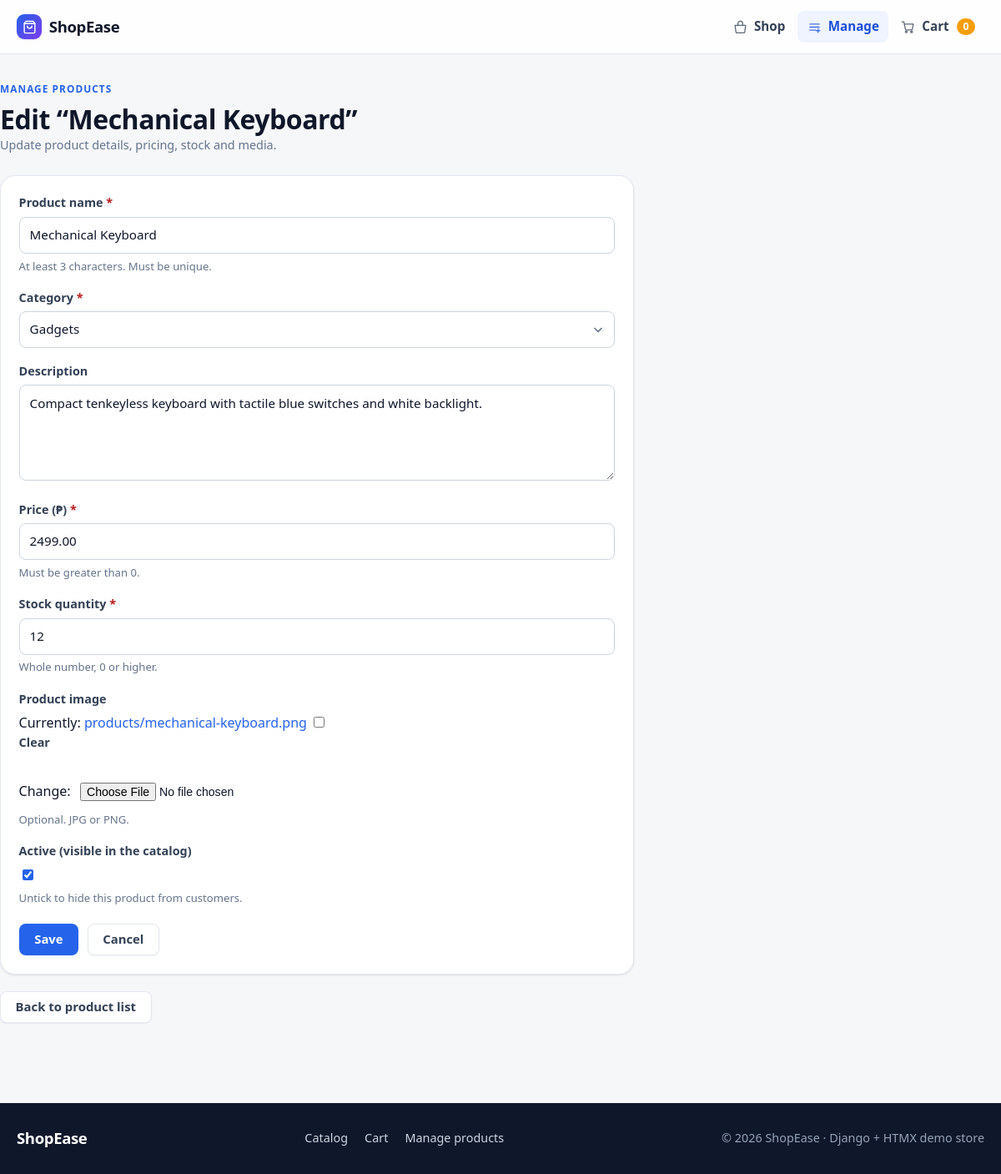
The page /manage/products/2/edit/ on the database its author committed.
### store/models.py (models this page shows, shortened)
class Product(models.Model):
    name = models.CharField(max_length=120)
    category = models.ForeignKey(Category, on_delete=models.PROTECT, related_name="products")
    description = models.TextField(blank=True)
    price = models.DecimalField(max_digits=10, decimal_places=2)
    stock = models.IntegerField(default=0)
    image = models.ImageField(upload_to="products/", blank=True, null=True)
    is_active = models.BooleanField(default=True)
    date_created = models.DateTimeField(auto_now_add=True)
    class Meta:
        ordering = ["-date_created"]

### store/views.py (the view)
# urls.py: path("manage/products/<int:pk>/edit/", views.product_form, name="product_edit"),
def product_form(request, pk=None):
    product = None
    if pk is not None:
        product = Product.objects.filter(pk=pk).first()
        if product is None:
            return not_found(request, "That product no longer exists.")
    if request.method == "POST":
        form = ProductForm(request.POST, request.FILES, instance=product)
        if form.is_valid():
            saved = form.save()
            verb = "updated" if product else "created"
            messages.success(request, f"“{saved.name}” was {verb} successfully.")
            return hx_redirect(request, reverse("product_manage"))
    else:
        form = ProductForm(instance=product)
    context = {"form": form, "product": product}
    if is_htmx(request) and request.method == "POST":
        return render(request, "partials/_product_form.html", context)
    return render(request, "product_form.html", context)

### store/forms.py (shortened to what this page needs)
class ProductForm(forms.ModelForm):
    class Meta:
        model = Product
        fields = ["name", "category", "description", "price", "stock", "image", "is_active"]
        labels = {
            "name": "Product name",
            "price": "Price (₱)",
            "stock": "Stock quantity",
            "image": "Product image",
            "is_active": "Active (visible in the catalog)",
        }
        help_texts = {
            "name": "At least 3 characters. Must be unique.",
            "price": "Must be greater than 0.",
            "stock": "Whole number, 0 or higher.",
            "image": "Optional. JPG or PNG.",
            "is_active": "Untick to hide this product from customers.",
        }
        widgets = {
            "name": forms.TextInput(attrs={"placeholder": "e.g. Wireless Mouse"}),
            "description": forms.Textarea(attrs={"rows": 4, "placeholder": "Short product description"}),
            "price": forms.NumberInput(attrs={"step": "0.01", "min": "0.01", "placeholder": "0.00"}),
            "stock": forms.NumberInput(attrs={"min": "0"}),
        }

### store/context_processors.py (called while the page is built)
def cart_count(request):
    cart = request.session.get("cart", {})
    return {"cart_count": sum(cart.values())}

### store/models.py (called while the page is built)
    def __str__(self):
        return self.name

### store/views.py (called while the page is built)
def is_htmx(request):
    return (request.headers.get("HX-Request") == "true"
            and request.headers.get("HX-History-Restore-Request") != "true")

### templates/product_form.html (shortened to what this page needs)
{% extends "base.html" %}
{% block content %}
<div class="page-head">
  <div>
    <span class="eyebrow">Manage products</span>
    <h1>{% if product %}Edit “{{ product.name }}”{% else %}Add Product{% endif %}</h1>
    <p class="muted">{% if product %}Update product details, pricing, stock and media.{% else %}Create a new product to display in the catalog.{% endif %}</p>
  </div>
</div>
<div class="container-narrow">
  {% include "partials/_product_form.html" %}
</div>
<p class="actions"><a class="btn btn-light" href="{% url 'product_manage' %}">Back to product list</a></p>
{% endblock %}

### templates/partials/_form_field.html (shortened to what this page needs)
<div class="field{% if field.errors %} has-error{% endif %}">
  <label for="{{ field.id_for_label }}">{{ field.label }}{% if field.field.required %} <span class="req" aria-hidden="true">*</span>{% endif %}</label>
  {{ field }}
  {% if field.help_text %}<small class="help">{{ field.help_text }}</small>{% endif %}
</div>

### static/css/style.css (style rules this page uses)
:root { --brand: #2563eb; --brand-dark: #1d4ed8; --brand-soft: #eff4ff; --brand-ring: rgb(37 99 235 / .18); --ink: #0f172a; --ink-2: #334155; --muted: #64748b; --line: #e2e8f0; --line-soft: #eef2f7; --bg: #f6f7f9; --card: #fff; --ok: #15803d; --ok-bg: #dcfce7; --ok-line: #86efac; --warn: #a16207; --warn-bg: #fef3c7; --warn-line: #fcd34d; --err: #b91c1c; --err-bg: #fee2e2; --err-line: #fca5a5; --info: #1d4ed8; --info-bg: #e0ecff; --info-line: #bfdbfe; --r-sm: 8px; --r: 12px; --r-lg: 18px; --r-full: 999px; --shadow-xs: 0 1px 2px rgb(15 23 42 / .06); --shadow-sm: 0 1px 3px rgb(15 23 42 / .07), 0 1px 2px rgb(15 23 42 / .04); --shadow-md: 0 12px 24px -8px rgb(15 23 42 / .12), 0 4px 8px -4px rgb(15 23 42 / .06); --shadow-lg: 0 28px 48px -16px rgb(15 23 42 / .22); --ease: cubic-bezier(.2, .7, .3, 1); --header-h: 64px; }
*, *::before, *::after { box-sizing: border-box; }
html { -webkit-text-size-adjust: 100%; scroll-behavior: smooth; }
body { margin: 0; min-height: 100vh; display: flex; flex-direction: column; font-family: system-ui, -apple-system, "Segoe UI", Roboto, "Helvetica Neue", sans-serif; font-size: 16px; line-height: 1.55; color: var(--ink); background: var(--bg); -webkit-font-smoothing: antialiased; }
h1, h2, h3, h4 { line-height: 1.25; letter-spacing: -.015em; color: var(--ink); }
h1 { margin: 0 0 .35rem; font-size: clamp(1.5rem, 1.15rem + 1.4vw, 2rem); font-weight: 700; }
p { margin: 0 0 .9rem; }
p:last-child { margin-bottom: 0; }
a { color: var(--brand); text-decoration: none; }
.container-narrow { max-width: 760px; }
.muted { color: var(--muted); font-size: .9rem; }
.eyebrow { display: inline-block; margin-bottom: .5rem; font-size: .74rem; font-weight: 700; letter-spacing: .09em; text-transform: uppercase; color: var(--brand); }
.page-head { display: flex; flex-wrap: wrap; gap: 1rem; align-items: flex-end; justify-content: space-between; margin-bottom: 1.5rem; }
.page-head h1 { margin-bottom: 0; }
.actions { display: flex; flex-wrap: wrap; gap: .65rem; align-items: center; margin-top: 1.25rem; }
.btn { display: inline-flex; align-items: center; justify-content: center; gap: .45rem; padding: .58rem 1.1rem; font: inherit; font-size: .93rem; font-weight: 600; line-height: 1.2; color: #fff; background: var(--brand); border: 1px solid transparent; border-radius: var(--r-sm); cursor: pointer; text-align: center; text-decoration: none; transition: background-color .16s var(--ease), border-color .16s var(--ease), box-shadow .16s var(--ease), transform .16s var(--ease); }
.btn-light { background: var(--card); color: var(--ink-2); border-color: var(--line); box-shadow: var(--shadow-xs); }
input[type="text"], input[type="search"], input[type="email"], input[type="tel"], input[type="number"], input[type="password"], input[type="url"], select, textarea { width: 100%; padding: .58rem .75rem; font: inherit; font-size: .95rem; color: var(--ink); background: var(--card); border: 1px solid #cbd5e1; border-radius: var(--r-sm); transition: border-color .16s var(--ease), box-shadow .16s var(--ease); }
input::placeholder, textarea::placeholder { color: #94a3b8; }
select { appearance: none; padding-right: 2.2rem; cursor: pointer; background-repeat: no-repeat; background-position: right .7rem center; background-size: 16px; }
textarea { min-height: 7rem; resize: vertical; }
input[type="checkbox"], input[type="radio"] { width: auto; accent-color: var(--brand); }
input[type="file"] { padding: .45rem; font-size: .88rem; }
.field { margin-bottom: 1.05rem; }
.field > label { display: block; margin-bottom: .32rem; font-size: .9rem; font-weight: 600; color: var(--ink-2); }
.field > label .req { color: var(--err); }
.help { display: block; margin-top: .3rem; color: var(--muted); font-size: .82rem; }

### rows shown on the page
Product: name "Mechanical Keyboard", form "Mechanical Keyboard" "Gadgets" "Compact tenkeyless keyboard with tactile blue switches and white backlight." "2499.00" "12" "☑"

### other values the page prints
{{ cart_count }} "0"
{{ field.label }} "Product name" "Category" "Description" "Price (₱)" "Stock quantity" "Product image" "Active (visible in the catalog)"
{{ field.help_text }} "At least 3 characters. Must be unique." "Must be greater than 0." "Whole number, 0 or higher." "Optional. JPG or PNG." "Untick to hide this product from customers."
